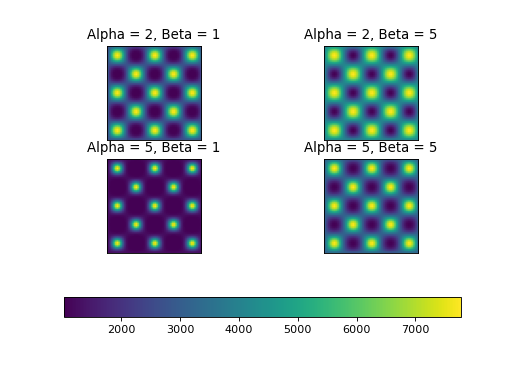

Write Python code to recreate this figure.
import kerch
import numpy as np
from matplotlib import pyplot as plt

x = np.sin(np.arange(50) / np.pi)

k1 = kerch.kernel.Polynomial(sample=x, alpha=2, beta=1)
k2 = kerch.kernel.Polynomial(sample=x, alpha=2, beta=5)
k3 = kerch.kernel.Polynomial(sample=x, alpha=5, beta=1)
k4 = kerch.kernel.Polynomial(sample=x, alpha=5, beta=5)

fig, axs = plt.subplots(2, 2)

axs[0,0].imshow(k1.K)
axs[0,0].set_title(f"Alpha = {k1.alpha}, Beta = {k1.beta}")

axs[0,1].imshow(k2.K)
axs[0,1].set_title(f"Alpha = {k2.alpha}, Beta = {k2.beta}")

axs[1,0].imshow(k3.K)
axs[1,0].set_title(f"Alpha = {k3.alpha}, Beta = {k3.beta}")

im = axs[1,1].imshow(k4.K)
axs[1,1].set_title(f"Alpha = {k4.alpha}, Beta = {k4.beta}")

for ax in axs.flat:
    ax.set_xticks([])
    ax.set_yticks([])

fig.colorbar(im, ax=axs.ravel().tolist(), orientation='horizontal')
